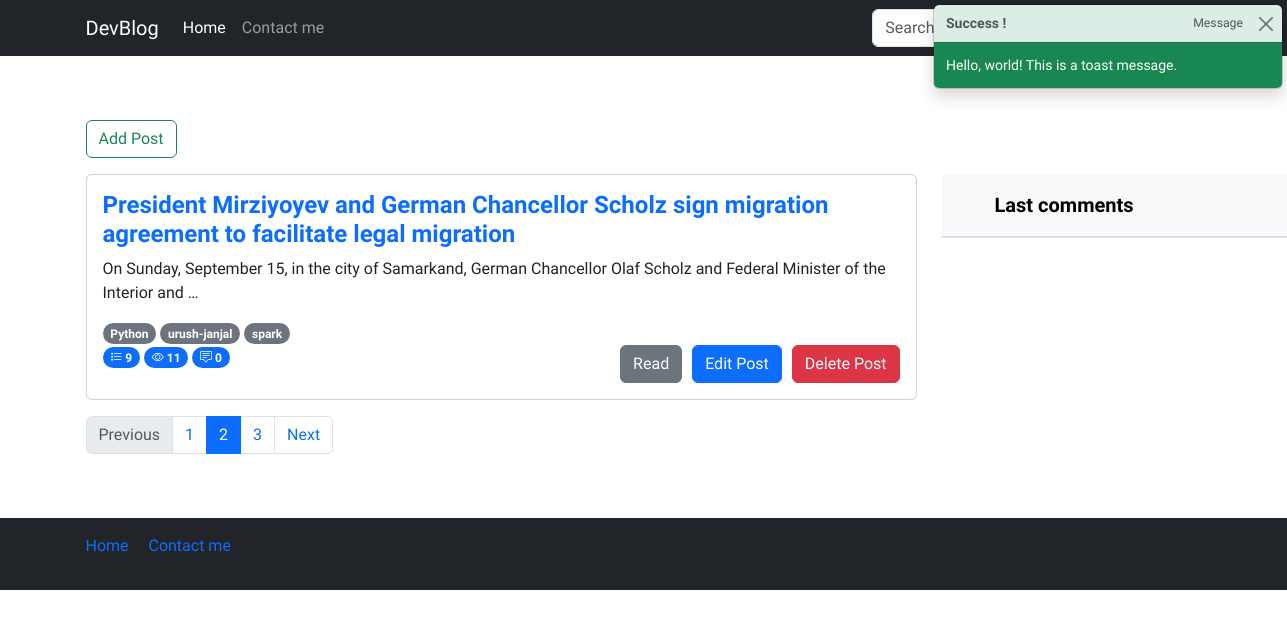
Screenshot of /jahon/posts with the database file from the repository.
### blog/models.py (models this page shows, shortened)
class Post(models.Model):
    title = models.CharField(verbose_name="Post title",max_length=550)
    body = models.TextField(verbose_name="Post body")
    author = models.CharField(verbose_name="Post author",default="Admin",max_length=100)
    category = models.ForeignKey(Category, on_delete=models.PROTECT,related_name='posts')
    tag = models.ManyToManyField(Tag)
    views = models.PositiveIntegerField(default=0)
    publish_date = models.DateTimeField(verbose_name="Published time",auto_now_add=True)
    published = models.BooleanField(default=True)
    on_top = models.BooleanField(default=False)

class Tag(models.Model):
    name = models.CharField(verbose_name="Tag name",max_length=250)
    slug = models.SlugField(max_length=250, unique=True)

### blog/views.py (the view)
# urls.py: path('<category_slug>/posts',category_list,name='category_list'),
def category_list(request,category_slug):
    slug = Category.objects.get(slug=category_slug)
    posts = Post.objects.filter(category=slug)
    return render(request,'index.html',context={"posts":posts})

### templates/index.html (shortened to what this page needs)
{% load static %}
<!doctype html>
<html lang="en">
    <head>
        <link rel="stylesheet" href="{% static "./css/style.css" %}">
        <link rel="stylesheet" href="https://cdn.jsdelivr.net/npm/bootstrap-icons@1.11.3/font/bootstrap-icons.min.css">
        <link
            href="https://cdn.jsdelivr.net/npm/bootstrap@5.3.2/dist/css/bootstrap.min.css"
            rel="stylesheet"
/>
    </head>
    <body>
        <header>
            <nav class="navbar navbar-expand-md navbar-dark bg-dark mb-4">
                <div class="container">
                  <a class="navbar-brand" href="/">DevBlog</a>
                  <div class="collapse navbar-collapse" id="navbarCollapse">
                    <ul class="navbar-nav me-auto mb-2 mb-md-0">
                      <li class="nav-item">
                        <a class="nav-link active" aria-current="page" href="#">Home</a>
                      </li>
                      <li class="nav-item">
                        <a class="nav-link" href="#">Contact me</a>
                      </li>
                    </ul>
                    <form class="d-flex" role="search" action="{%url 'blog:search'%}" method="get">
                      <button class="btn btn-outline-success" type="submit" control-id="ControlID-2">Search</button>
                    </form>
                  </div>
                </div>
              </nav>
        </header>
        <main>
                        <div class="toast position-fixed top-0 end-0 m-1  text-bg-success show" role="alert" aria-live="assertive" aria-atomic="true">
                          <div class="toast-header">
                              <strong class="me-auto">Success !</strong>
                              <small>Message</small>
                              <button type="button" class="btn-close" data-bs-dismiss="toast"
                                  aria-label="Close"></button>
                          </div>
                          <div class="toast-body d-flex">
                              Hello, world! This is a toast message.
                          </div>
                      </div>
                      <br>
            <section>
              <div class="container-md">
                <div class="d-flex flex-wrap my-3">
                  <form class="d-flex" action="{% url 'blog:addpost' %}" method="get">
                    <button class="btn btn-outline-success" type="submit" control-id="ControlID-2">Add Post</button>
                  </form>
                </div>
              </div>
                <div class="container-md">
                    <div class="row">
                        <div class="col-sm-12 col-md-9">
                           {%for post in posts%}
                            <div class="card  mb-3">
                              <div class="card-body">
                                <div class="content">
                                    <a href="{% url "blog:detail" post.pk%}" class="text-decoration-none"><h4 class="card-title fw-bold">{{post.title}}</h4></a>
                                    <p class="card-text">{{post.body|truncatewords:'20'}}</p>
                                    {%for tag in post.tag.all%}
                                    <span class="badge rounded-pill text-bg-secondary">{{tag.name}}</span>
                                    {% endfor %}
                                    <br>
                                    <span class="badge bg-primary rounded-pill">
                                      <i class="bi bi-list-stars"></i>
                                      {{post.ratings.all.count}}
                                  </span>
                                    <span class="badge bg-primary rounded-pill">
                                      <i class="bi bi-eye"></i>
                                      {{post.views}}
                                </span>
                                    <span class="badge bg-primary rounded-pill">
                                      <i class="bi bi-chat-square-text"></i>
                                      {{post.comments.all.count}}
                                </span>
                                    <a href="{% url "blog:deletepost" post.pk%}" class="btn btn-danger float-end">Delete Post</a>
                                    <a style="margin-right: 10px;" href="{% url "blog:editpost" post.pk%}" class="btn btn-primary float-end">Edit Post</a>
                                    <a  style="margin-right: 10px;" href="{% url "blog:detail" post.pk%}" class="btn btn-secondary float-end">Read</a>
                                </div>
                              </div>
                              </div>
                            {% endfor %}
                            <nav aria-label="...">
                                <ul class="pagination">
                                  <li class="page-item disabled">
                                    <a class="page-link">Previous</a>
                                  </li>
                                  <li class="page-item"><a class="page-link" href="#">1</a></li>
                                  <li class="page-item active" aria-current="page">
                                    <a class="page-link" href="#">2</a>
                                  </li>
                                  <li class="page-item"><a class="page-link" href="#">3</a></li>
                                  <li class="page-item">
                                    <a class="page-link" href="#">Next</a>
                                  </li>
                                </ul>
                              </nav>
                        </div>
                        <div class="col-sm-none col-md-3">
                            <div class="d-flex flex-column align-items-stretch flex-shrink-0 bg-body-tertiary" style="width: 380px;">
                                <a href="/" class="d-flex align-items-center flex-shrink-0 p-3 link-body-emphasis text-decoration-none border-bottom">
                                  <svg class="bi pe-none me-2" width="30" height="24"><use xlink:href="#bootstrap"></use></svg>
                                  <span class="fs-5 fw-semibold">Last comments</span>
                                </a>
                                <div class="list-group list-group-flush border-bottom scrollarea">
                                </div>
                              </div>
                        </div>
                    </div>
                </div>
            </section>
        </main>
        <footer class="footer mt-auto text-white-50 bg-dark">
          <div class="container">
              <div class="row my-5">
                  <div class="col-12">
                      <nav style="--bs-breadcrumb-divider: '|';" aria-label="breadcrumb" class="py-3">
                          <ol class="breadcrumb">
                              <li class="breadcrumb-item"><a href="/" class="text-decoration-none">Home</a></li>
                              <li class="breadcrumb-item " aria-current="page">
                                  <a href="#" class="text-decoration-none">Contact me</a>
                              </li>
                          </ol>
                      </nav>
                  </div>
              </div>
          </div>
      </footer>
    </body>
</html>

### staticfiles/css/style.css (style rules this page uses)
* { font-family: 'Onest', sans-serif !important; }

### rows the page displays
Post: title "President Mirziyoyev and German Chancellor Scholz sign migration agreement to facilitate legal migration", body "On Sunday, September 15, in the city of Samarkand, German Chancellor Olaf Scholz and Federal Minister of the Interior and …", ratings.all.count "9", views "11", comments.all.count "0"
Tag: name "Python"
Tag: name "urush-janjal"
Tag: name "spark"
